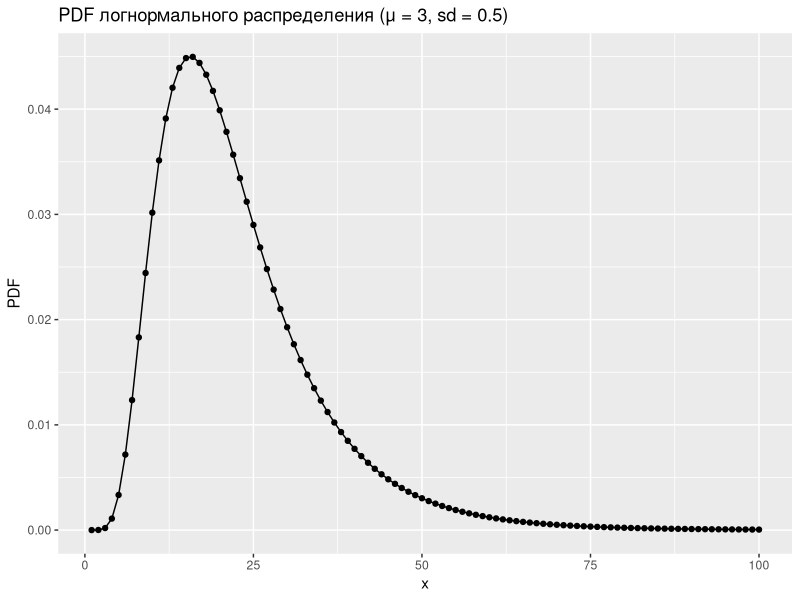

Source code (R):
## ---- chunk 1
library(dplyr)
library(ggplot2)
library(tidyverse)
data_frame(x = 1:100,
           PDF = dlnorm(x = x, mean = 3, sd = 0.5)) %>% 
  ggplot(aes(x, PDF))+
  geom_point()+
  geom_line()+
  labs(title = "PDF логнормального распределения (μ = 3, sd = 0.5)")
## ---- chunk 2
k <- integrate(dlnorm, mean = 3, sd = 0.5, lower = 25, upper = 50)
k$value
## ---- chunk 3
low <- quantile(dlnorm(0:100, mean = 3, sd = 0.5), 0.1) 
up <- quantile(dlnorm(0:100, mean = 3, sd = 0.5), 0.9)
k <- integrate(dlnorm, mean = 3, sd = 0.5, lower = low, upper = up)
k$value
